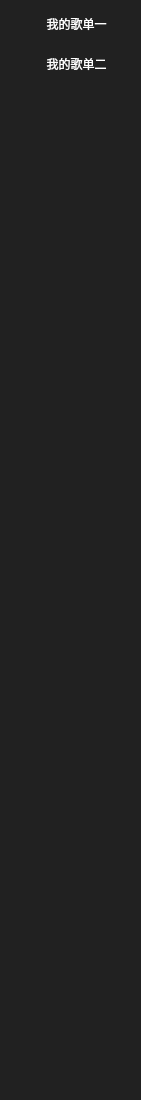
          <widget class="QWidget" name="scrollAreaWidgetContents_2">
           <property name="geometry">
            <rect>
             <x>0</x>
             <y>0</y>
             <width>141</width>
             <height>1100</height>
            </rect>
           </property>
           <property name="minimumSize">
            <size>
             <width>0</width>
             <height>1100</height>
            </size>
           </property>
           <property name="styleSheet">
            <string notr="true">background-color: rgb(33, 33, 33);</string>
           </property>
           <widget class="QPushButton" name="btn_my">
            <property name="geometry">
             <rect>
              <x>30</x>
              <y>10</y>
              <width>93</width>
              <height>28</height>
             </rect>
            </property>
            <property name="styleSheet">
             <string notr="true">#btn_my
{
	border:none;
	
	font: 9pt &quot;华文楷体&quot;;
	color: rgb(255, 255, 255);
}

#btn_my:hover
{
	font: 10pt;
	margin:2px;
}

#btn_my:pressed
{
	font: 12px;
	margin:2px;
}</string>
            </property>
            <property name="text">
             <string>我的歌单一</string>
            </property>
           </widget>
           <widget class="QLabel" name="label_23">
            <property name="geometry">
             <rect>
              <x>0</x>
              <y>10</y>
              <width>31</width>
              <height>31</height>
             </rect>
            </property>
            <property name="styleSheet">
             <string notr="true">border-image: url(:/pushbottom/pushubottom/my.png);</string>
            </property>
            <property name="text">
             <string/>
            </property>
           </widget>
           <widget class="QLabel" name="label_24">
            <property name="geometry">
             <rect>
              <x>0</x>
              <y>50</y>
              <width>31</width>
              <height>31</height>
             </rect>
            </property>
            <property name="styleSheet">
             <string notr="true">border-image: url(:/pushbottom/pushubottom/my.png);</string>
            </property>
            <property name="text">
             <string/>
            </property>
           </widget>
           <widget class="QPushButton" name="btn_my2">
            <property name="geometry">
             <rect>
              <x>30</x>
              <y>50</y>
              <width>93</width>
              <height>28</height>
             </rect>
            </property>
            <property name="styleSheet">
             <string notr="true">#btn_my2
{
	border:none;
	
	font: 9pt &quot;华文楷体&quot;;
	color: rgb(255, 255, 255);
}

#btn_my2:hover
{
	font: 10pt;
	margin:2px;
}

#btn_my2:pressed
{
	font: 12px;
	margin:2px;
}</string>
            </property>
            <property name="text">
             <string>我的歌单二</string>
            </property>
           </widget>
          </widget>
